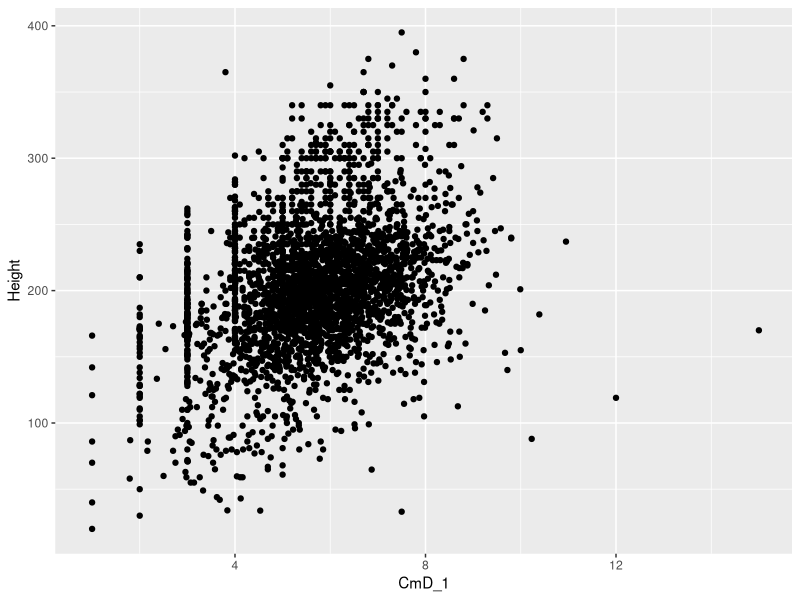
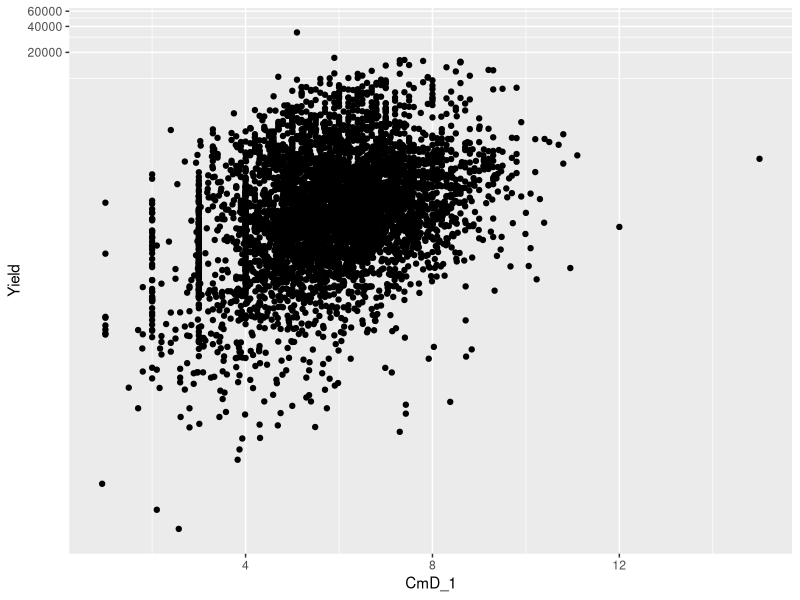
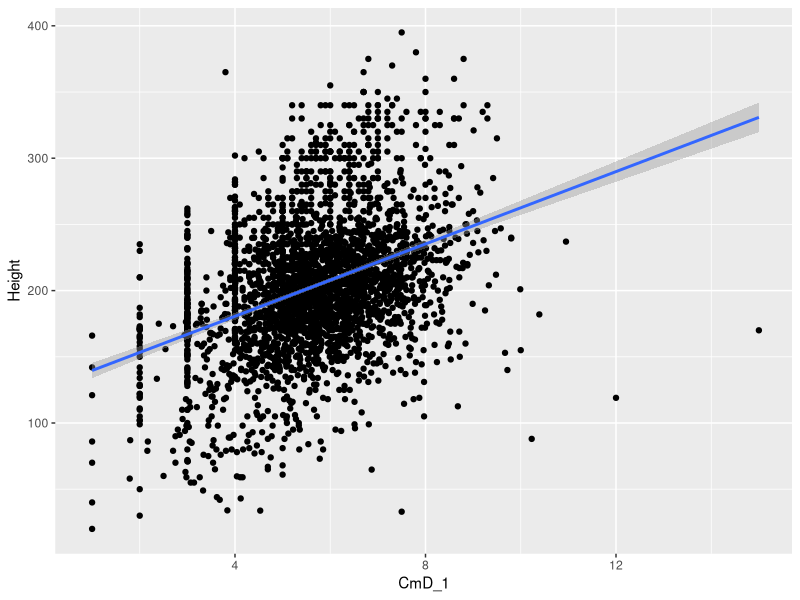
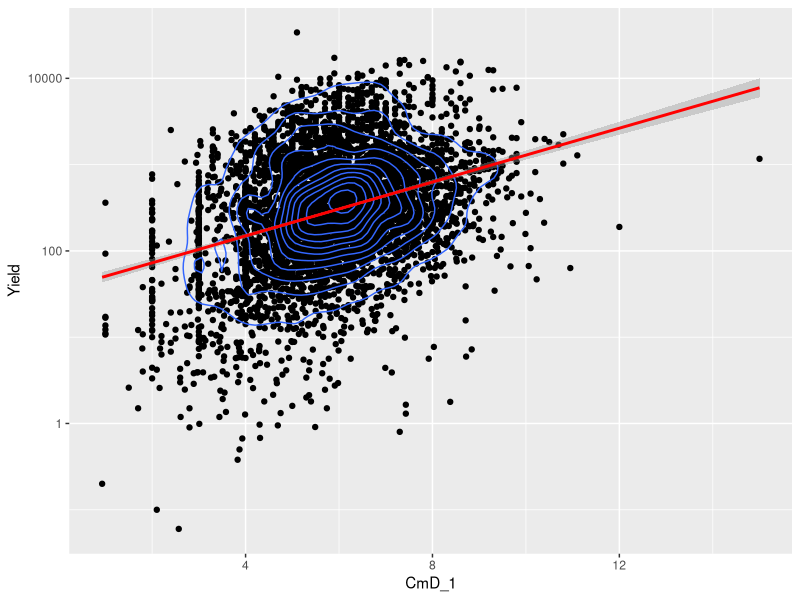
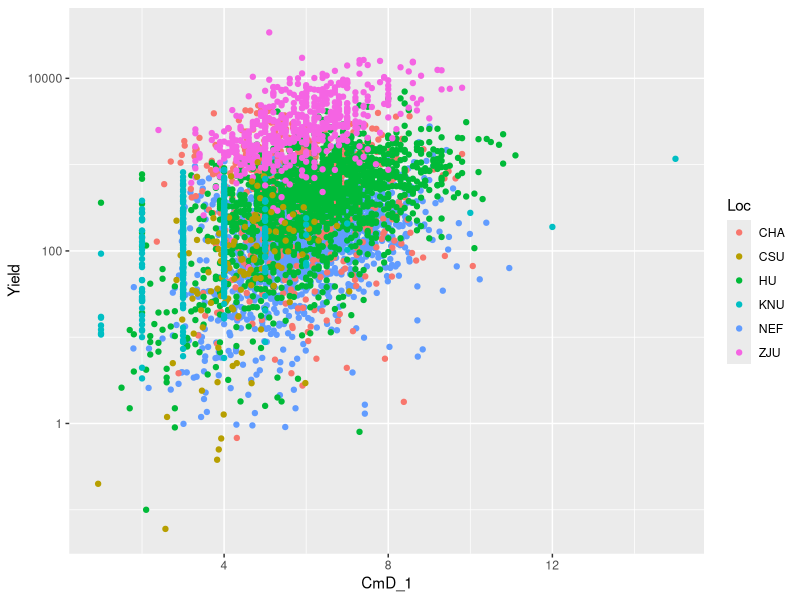
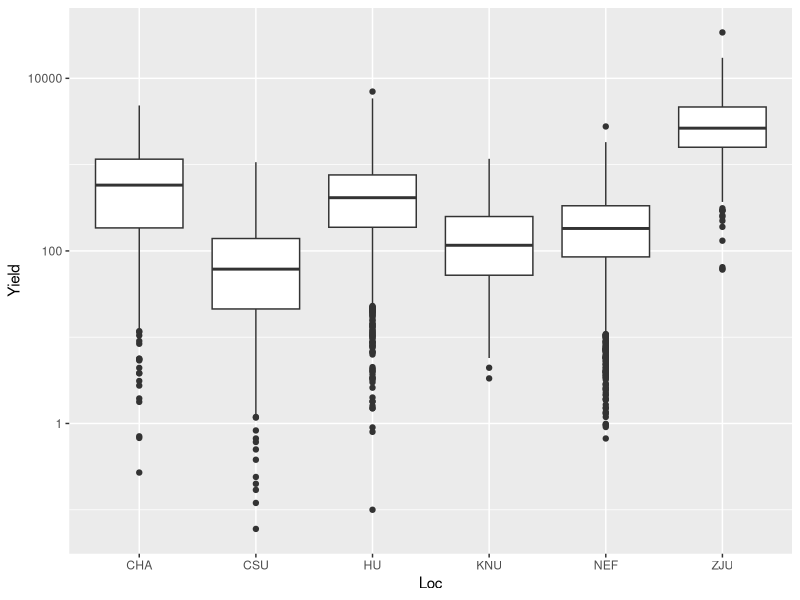
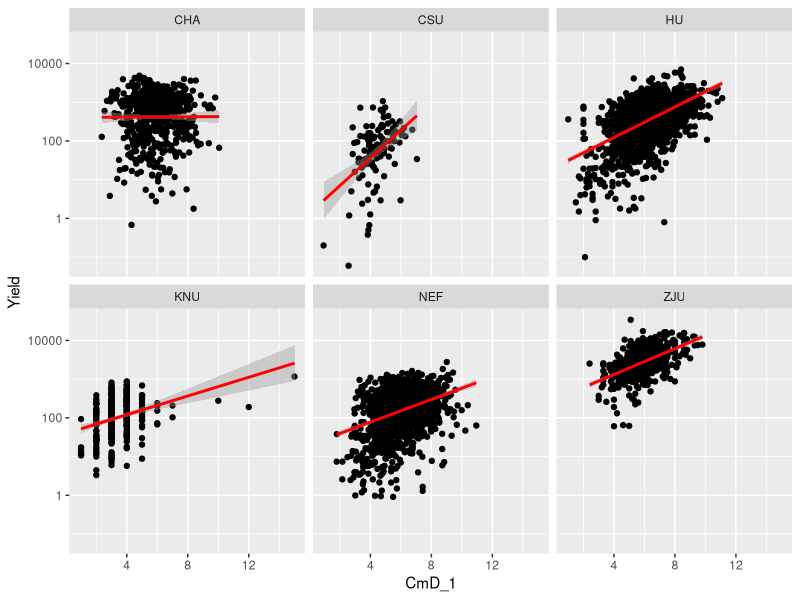
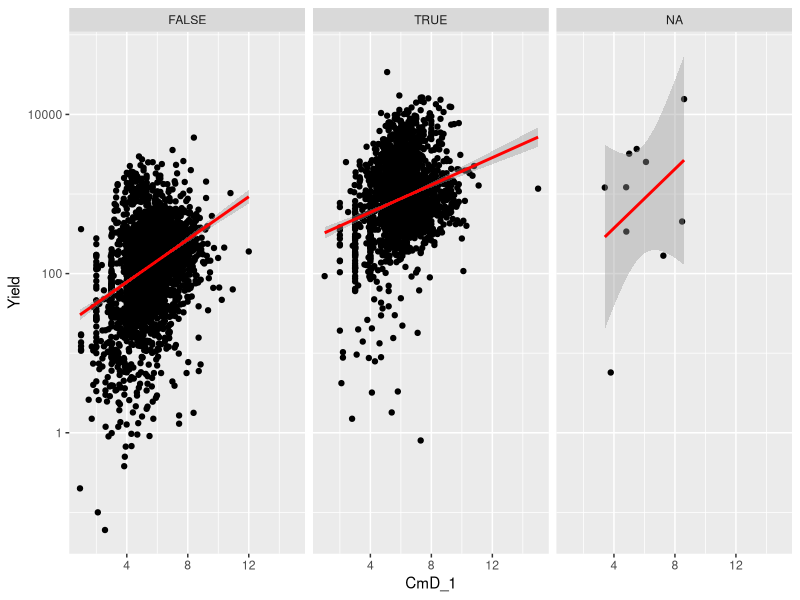

Reproduce these figures in R, in order.
#install.packages("ggplot2")
#install.packages("viridis")

library(ggplot2)
library(viridis)

Msi_data <- read.csv("Msinensis_yield_components_cleaned.csv",
                     stringsAsFactors = FALSE)

str(Msi_data)

Msi_data$CmD_1

# simple scatter plot
ggplot(Msi_data, aes(x = CmD_1, y = Height)) +
  geom_point()

ggplot(Msi_data, aes(x = CmD_1, y = Yield)) +
  geom_point() +
  coord_trans(y = "log")

# adding a trendline
ggplot(Msi_data, aes(x = CmD_1, y = Height)) +
  geom_point() +
  geom_smooth(method = "lm")

ggplot(Msi_data, aes(x = CmD_1, y = Yield)) +
  geom_point() +
  geom_density2d() +
  geom_smooth(method = "lm", color = "red") +
  scale_y_log10()

# categorical variables
table(Msi_data$Loc)

ggplot(Msi_data, aes(x = CmD_1, y = Yield, color = Loc)) +
  geom_point() +
  scale_y_log10()

ggplot(Msi_data, aes(y = Yield, x = Loc)) +
  geom_boxplot() +
  scale_y_log10()

ggplot(Msi_data, aes(x = CmD_1, y = Yield)) +
  geom_point() +
  geom_smooth(method = "lm", color = "red") +
  scale_y_log10() +
  facet_wrap(~ Loc)

ggplot(Msi_data, aes(x = CmD_1, y = Yield)) +
  geom_point() +
  geom_smooth(method = "lm", color = "red") +
  scale_y_log10() +
  facet_wrap(~ Ccirc > 25)

# colors
ggplot(Msi_data, aes(x = CmD_1, y = Yield, color = CmL)) +
  geom_point(alpha = 0.2) +
  scale_y_log10() +
  scale_color_viridis(option = "magma")

ggplot(Msi_data, aes(x = CmD_1, y = Yield, color = Loc)) +
  geom_point(alpha = 0.2) +
  scale_y_log10() +
#  scale_color_viridis(option = "magma", discrete = TRUE)
  scale_color_manual(values = c(CHA = "blue", CSU = "green",
                                HU = "#E66414", KNU = "purple",
                                NEF = "brown", ZJU = "black")) +
  labs(x = "Culm diameter", y = "Biomass yield",
       color = "Location", title = "Miscanthus sinensis trials")

rgb(230, 100, 20,maxColorValue = 255)

ggsave("CmD_by_yield.pdf", device = "pdf",
       width = 7, height = 7, units = "in")

cor(Msi_data$Ccirc, Msi_data$Yield, use = "pairwise.complete.obs")
mylm <- lm(Yield ~ Ccirc + CmL, data = Msi_data)
summary(mylm)
